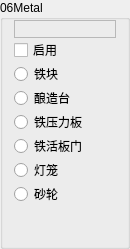
                 <widget class="QGroupBox" name="Base06">
                  <property name="sizePolicy">
                   <sizepolicy hsizetype="Fixed" vsizetype="Preferred">
                    <horstretch>0</horstretch>
                    <verstretch>0</verstretch>
                   </sizepolicy>
                  </property>
                  <property name="minimumSize">
                   <size>
                    <width>130</width>
                    <height>0</height>
                   </size>
                  </property>
                  <property name="maximumSize">
                   <size>
                    <width>130</width>
                    <height>16777215</height>
                   </size>
                  </property>
                  <property name="autoFillBackground">
                   <bool>true</bool>
                  </property>
                  <property name="title">
                   <string>06Metal</string>
                  </property>
                  <property name="flat">
                   <bool>false</bool>
                  </property>
                  <layout class="QVBoxLayout" name="verticalLayout_12">
                   <property name="spacing">
                    <number>0</number>
                   </property>
                   <property name="topMargin">
                    <number>0</number>
                   </property>
                   <property name="bottomMargin">
                    <number>0</number>
                   </property>
                   <item>
                    <widget class="QLabel" name="Color06">
                     <property name="font">
                      <font>
                       <family>微软雅黑</family>
                       <pointsize>9</pointsize>
                      </font>
                     </property>
                     <property name="frameShape">
                      <enum>QFrame::StyledPanel</enum>
                     </property>
                     <property name="text">
                      <string/>
                     </property>
                    </widget>
                   </item>
                   <item>
                    <widget class="QCheckBox" name="Enable06">
                     <property name="text">
                      <string>启用</string>
                     </property>
                    </widget>
                   </item>
                   <item>
                    <widget class="QRadioButton" name="is06IronBlock">
                     <property name="text">
                      <string>铁块</string>
                     </property>
                     <property name="icon">
                      <iconset resource="../BlockTextures.qrc">
                       <normaloff>:/new/Textures/Slope/block/iron_block.png</normaloff>:/new/Textures/Slope/block/iron_block.png</iconset>
                     </property>
                    </widget>
                   </item>
                   <item>
                    <widget class="QRadioButton" name="is06BrewingStand">
                     <property name="text">
                      <string>酿造台</string>
                     </property>
                     <property name="icon">
                      <iconset resource="../BlockTextures.qrc">
                       <normaloff>:/new/Textures/Slope/block/brewing_stand.png</normaloff>:/new/Textures/Slope/block/brewing_stand.png</iconset>
                     </property>
                    </widget>
                   </item>
                   <item>
                    <widget class="QRadioButton" name="is06IronPlate">
                     <property name="text">
                      <string>铁压力板</string>
                     </property>
                     <property name="icon">
                      <iconset resource="../BlockTextures.qrc">
                       <normaloff>:/new/Textures/Slope/block/iron_block.png</normaloff>:/new/Textures/Slope/block/iron_block.png</iconset>
                     </property>
                    </widget>
                   </item>
                   <item>
                    <widget class="QRadioButton" name="is06IronTrapDoor">
                     <property name="text">
                      <string>铁活板门</string>
                     </property>
                     <property name="icon">
                      <iconset resource="../BlockTextures.qrc">
                       <normaloff>:/new/Textures/Slope/block/iron_trapdoor.png</normaloff>:/new/Textures/Slope/block/iron_trapdoor.png</iconset>
                     </property>
                    </widget>
                   </item>
                   <item>
                    <widget class="QRadioButton" name="is06Lantern">
                     <property name="text">
                      <string>灯笼</string>
                     </property>
                     <property name="icon">
                      <iconset resource="../BlockTextures.qrc">
                       <normaloff>:/new/Textures/Slope/block/lantern.png</normaloff>:/new/Textures/Slope/block/lantern.png</iconset>
                     </property>
                    </widget>
                   </item>
                   <item>
                    <widget class="QRadioButton" name="is06Grindstone">
                     <property name="text">
                      <string>砂轮</string>
                     </property>
                     <property name="icon">
                      <iconset resource="../BlockTextures.qrc">
                       <normaloff>:/new/Textures/Slope/block/grindstone_round.png</normaloff>:/new/Textures/Slope/block/grindstone_round.png</iconset>
                     </property>
                    </widget>
                   </item>
                   <item>
                    <spacer name="verticalSpacer_9">
                     <property name="orientation">
                      <enum>Qt::Vertical</enum>
                     </property>
                     <property name="sizeHint" stdset="0">
                      <size>
                       <width>20</width>
                       <height>40</height>
                      </size>
                     </property>
                    </spacer>
                   </item>
                  </layout>
                 </widget>
